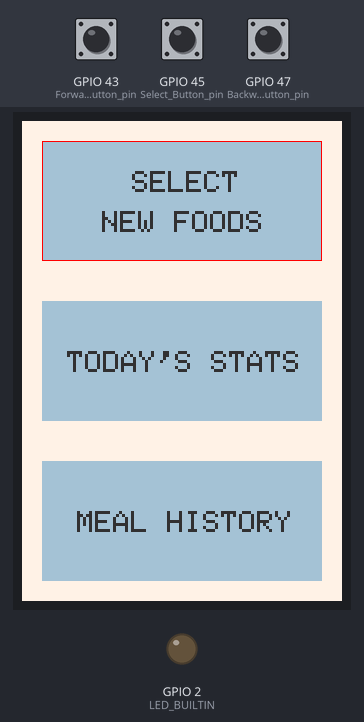
The sketch below on a simulated ESP32. Parts: 320×480 colour display, output pins drawn as LEDs (lit = HIGH). Inputs (shaded band) come from the test bench; at power-on: GPIO 43 (Forward_Button_pin) HIGH, GPIO 45 (Select_Button_pin) HIGH, GPIO 47 (Backward_Button_pin) HIGH.

Above: at 1.6 s.
1.7 s: GPIO 43 (Forward_Button_pin) pulled LOW for 0.15 s
At 2.7 s:
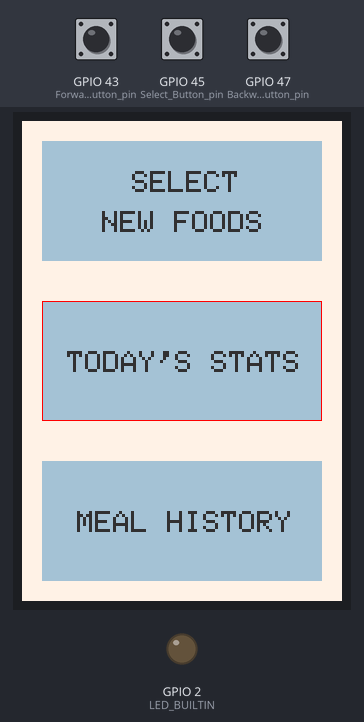
3.6 s: GPIO 43 (Forward_Button_pin) pulled LOW for 1 s
At 5.4 s:
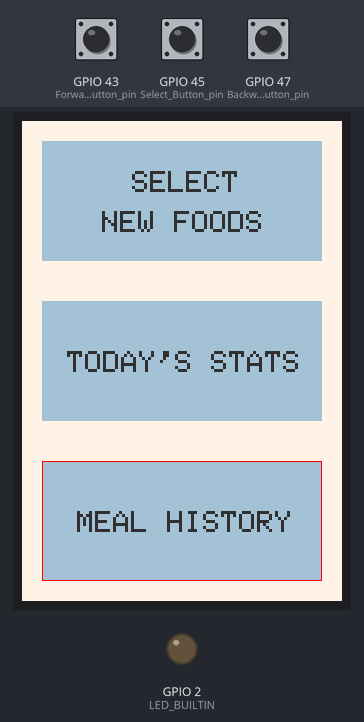
6.4 s: GPIO 45 (Select_Button_pin) pulsed LOW 5 times (0.12 s each, 0.3 s apart)
At 8.2 s:
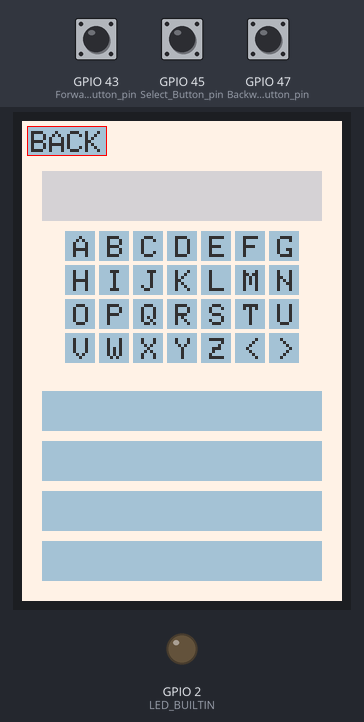
Timing chart, 0 to 9.7 s (numbered marks = the images above; inputs shaded):
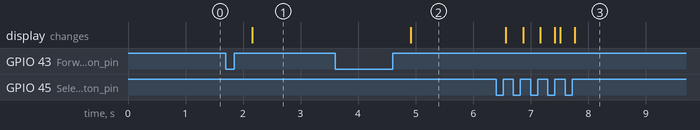

Measured:
- after the input at 1.7 s, the display: changes after 0.46 s (image 1)
- after the input at 3.6 s, the display: changes after 1.3 s (image 2)
- after the input at 6.4 s, the display: first changes after 0.17 s (image 3 shows a later state)

The sketch:

Quick_navigation_and_food_select_screen_design.ino
```cpp
#include "SPI.h"
#include "TFT_eSPI.h"

TFT_eSPI tft = TFT_eSPI();

const int Backward_Button_pin = 47;
const int Select_Button_pin = 45;
const int Forward_Button_pin = 43;
int Forward_Button_State = 0; //0 for off and 1 for on
int Backward_Button_State = 0;
int Select_Button_State = 0;
uint32_t bgColor = 0xFF9C;  // Soft Beige
uint32_t btnColor = 0xA61A; // Soft Blue
uint32_t textColor = 0x3186; // Dark Gray
uint32_t txtboxColor = 0xD69A; //Muted Blue
uint32_t highlightColor = TFT_RED; //0xCE7D; //Light Soft Blue
int selection_index = 1;
char screen_phase = 'H';

void setup() {
  tft.init();
  tft.setRotation(2);
  TFT_home_screen();
  TFT_border_highlight();
  pinMode( Backward_Button_pin, INPUT_PULLUP);
  pinMode( Forward_Button_pin, INPUT_PULLUP);
  pinMode(Select_Button_pin, INPUT_PULLUP);
  pinMode(LED_BUILTIN, OUTPUT);
  digitalWrite(LED_BUILTIN, LOW);
}

void loop() {
  button_check();

}

void button_check() {
  if (Forward_Button_State == 0) {
    if (digitalRead(Forward_Button_pin) == LOW) {
      Forward_Button_State = 1;
      delay(50);
    }
  } else {
    if (digitalRead(Forward_Button_pin) == HIGH) {
      Forward_Button_State = 0;
      delay(50);
      process_forward_button_press();
    }
  }

  if (Backward_Button_State == 0) {
    if (digitalRead(Backward_Button_pin) == LOW) {
      Backward_Button_State = 1;
      delay(50);
    }
  } else {
    if (digitalRead(Backward_Button_pin) == HIGH) {
      Backward_Button_State = 0;
      delay(50);
      process_backward_button_press();
    }
  }

  if (Select_Button_State == 0) {
    if (digitalRead(Select_Button_pin) == LOW) {
      Select_Button_State = 1;
      delay(50);
    }
  } else {
    if (digitalRead(Select_Button_pin) == HIGH) {
      Select_Button_State = 0;
      delay(50);
      process_select_button_press();
    }
  }
}

void process_forward_button_press() {
  if (screen_phase  == 'H') {if (selection_index < 3) {selection_index++;}}
  else if (screen_phase == 'S') {if (selection_index < 33) {selection_index++;}}

  TFT_refresh();
}

void process_backward_button_press() {
  if (selection_index > 1) {selection_index--;}

  TFT_refresh();
}

void process_select_button_press() {
  if (screen_phase == 'H') {
    if (selection_index == 1) {screen_phase = 'S';}
  }

  selection_index = 1;
  TFT_refresh();
}

void TFT_border_highlight() {
  if (screen_phase == 'H') {
    if (selection_index == 1) {tft.drawRect(20, 20, 280, 120, highlightColor);}
    else if (selection_index == 2) {tft.drawRect(20, 180, 280, 120, highlightColor);}
    else if (selection_index == 3) {tft.drawRect(20, 340, 280, 120, highlightColor);}

  } else if (screen_phase == 'S') {
    if (selection_index == 1) { tft.drawRect(5, 5, 80, 30, highlightColor); }
    else if (selection_index == 2) { tft.drawRect(43, 110, 30, 30, highlightColor); }
    else if (selection_index == 3) { tft.drawRect(77, 110, 30, 30, highlightColor); }
    else if (selection_index == 4) { tft.drawRect(111, 110, 30, 30, highlightColor); }
    else if (selection_index == 5) { tft.drawRect(145, 110, 30, 30, highlightColor); }
    else if (selection_index == 6) { tft.drawRect(179, 110, 30, 30, highlightColor); }
    else if (selection_index == 7) { tft.drawRect(213, 110, 30, 30, highlightColor); }
    else if (selection_index == 8) { tft.drawRect(247, 110, 30, 30, highlightColor); }
    else if (selection_index == 9) { tft.drawRect(43, 144, 30, 30, highlightColor); }
    else if (selection_index == 10) { tft.drawRect(77, 144, 30, 30, highlightColor); }
    else if (selection_index == 11) { tft.drawRect(111, 144, 30, 30, highlightColor); }
    else if (selection_index == 12) { tft.drawRect(145, 144, 30, 30, highlightColor); }
    else if (selection_index == 13) { tft.drawRect(179, 144, 30, 30, highlightColor); }
    else if (selection_index == 14) { tft.drawRect(213, 144, 30, 30, highlightColor); }
    else if (selection_index == 15) { tft.drawRect(247, 144, 30, 30, highlightColor); }
    else if (selection_index == 16) { tft.drawRect(43, 178, 30, 30, highlightColor); }
    else if (selection_index == 17) { tft.drawRect(77, 178, 30, 30, highlightColor); }
    else if (selection_index == 18) { tft.drawRect(111, 178, 30, 30, highlightColor); }
    else if (selection_index == 19) { tft.drawRect(145, 178, 30, 30, highlightColor); }
    else if (selection_index == 20) { tft.drawRect(179, 178, 30, 30, highlightColor); }
    else if (selection_index == 21) { tft.drawRect(213, 178, 30, 30, highlightColor); }
    else if (selection_index == 22) { tft.drawRect(247, 178, 30, 30, highlightColor); }
    else if (selection_index == 23) { tft.drawRect(43, 212, 30, 30, highlightColor); }
    else if (selection_index == 24) { tft.drawRect(77, 212, 30, 30, highlightColor); }
    else if (selection_index == 25) { tft.drawRect(111, 212, 30, 30, highlightColor); }
    else if (selection_index == 26) { tft.drawRect(145, 212, 30, 30, highlightColor); }
    else if (selection_index == 27) { tft.drawRect(179, 212, 30, 30, highlightColor); }
    else if (selection_index == 28) { tft.drawRect(213, 212, 30, 30, highlightColor); }
    else if (selection_index == 29) { tft.drawRect(247, 212, 30, 30, highlightColor); }
    else if (selection_index == 30) { tft.drawRect(20, 270, 280, 40, highlightColor); }
    else if (selection_index == 31) { tft.drawRect(20, 320, 280, 40, highlightColor); }
    else if (selection_index == 32) { tft.drawRect(20, 370, 280, 40, highlightColor); }
    else if (selection_index == 33) { tft.drawRect(20, 420, 280, 40, highlightColor); }
  }
}

void TFT_refresh() {
  if (screen_phase == 'H') {TFT_home_screen();}
  else if (screen_phase == 'S') {TFT_food_select();}

  TFT_border_highlight();
}

void TFT_food_select() {
  tft.setTextColor(textColor);
  tft.setTextSize(3);

  //background
    tft.fillRect(0, 0, 320, 480, bgColor);

  //text box
    tft.fillRect(20, 50, 280, 50, txtboxColor);

  //buttons
    //back button
      tft.fillRect(5, 5, 80, 30, btnColor);
      tft.setCursor(9, 10);
      tft.print("BACK");

    // Key board
      // A - G
        tft.fillRect(43, 110, 30, 30, btnColor);
        tft.setCursor(51, 115);
        tft.print('A');

        tft.fillRect(77, 110, 30, 30, btnColor);
        tft.setCursor(85, 115);
        tft.print('B');

        tft.fillRect(111, 110, 30, 30, btnColor);
        tft.setCursor(119, 115);
        tft.print('C');

        tft.fillRect(145, 110, 30, 30, btnColor);
        tft.setCursor(153, 115);
        tft.print('D');

        tft.fillRect(179, 110, 30, 30, btnColor);
        tft.setCursor(187, 115);
        tft.print('E');

        tft.fillRect(213, 110, 30, 30, btnColor);
        tft.setCursor(221, 115);
        tft.print('F');

        tft.fillRect(247, 110, 30, 30, btnColor);
        tft.setCursor(255, 115);
        tft.print('G');


      // H - N
        tft.fillRect(43, 144, 30, 30, btnColor);
        tft.setCursor(51, 149);
        tft.print('H');

        tft.fillRect(77, 144, 30, 30, btnColor);
        tft.setCursor(85, 149);
        tft.print('I');

        tft.fillRect(111, 144, 30, 30, btnColor);
        tft.setCursor(119, 149);
        tft.print('J');

        tft.fillRect(145, 144, 30, 30, btnColor);
        tft.setCursor(153, 149);
        tft.print('K');

        tft.fillRect(179, 144, 30, 30, btnColor);
        tft.setCursor(187, 149);
        tft.print('L');

        tft.fillRect(213, 144, 30, 30, btnColor);
        tft.setCursor(221, 149);
        tft.print('M');

        tft.fillRect(247, 144, 30, 30, btnColor);
        tft.setCursor(255, 149);
        tft.print('N');

      // O - U
        tft.fillRect(43, 178, 30, 30, btnColor);
        tft.setCursor(51, 183);
        tft.print('O');

        tft.fillRect(77, 178, 30, 30, btnColor);
        tft.setCursor(85, 183);
        tft.print('P');

        tft.fillRect(111, 178, 30, 30, btnColor);
        tft.setCursor(119, 183);
        tft.print('Q');

        tft.fillRect(145, 178, 30, 30, btnColor);
        tft.setCursor(153, 183);
        tft.print('R');

        tft.fillRect(179, 178, 30, 30, btnColor);
        tft.setCursor(187, 183);
        tft.print('S');

        tft.fillRect(213, 178, 30, 30, btnColor);
        tft.setCursor(221, 183);
        tft.print('T');

        tft.fillRect(247, 178, 30, 30, btnColor);
        tft.setCursor(255, 183);
        tft.print('U');

      // V - Z + Extra keys
        tft.fillRect(43, 212, 30, 30, btnColor);
        tft.setCursor(51, 217);
        tft.print('V');

        tft.fillRect(77, 212, 30, 30, btnColor);
        tft.setCursor(85, 217);
        tft.print('W');

        tft.fillRect(111, 212, 30, 30, btnColor);
        tft.setCursor(119, 217);
        tft.print('X');

        tft.fillRect(145, 212, 30, 30, btnColor);
        tft.setCursor(153, 217);
        tft.print('Y');

        tft.fillRect(179, 212, 30, 30, btnColor);
        tft.setCursor(187, 217);
        tft.print('Z');

        tft.fillRect(213, 212, 30, 30, btnColor);
        tft.setCursor(221, 217);
        tft.print('<');

        tft.fillRect(247, 212, 30, 30, btnColor);
        tft.setCursor(255, 217);
        tft.print('>');

    //food options
      //food 1
       tft.fillRect(20, 270, 280, 40, btnColor);
       //food 2
       tft.fillRect(20, 320, 280, 40, btnColor);
       //food 3
       tft.fillRect(20, 370, 280, 40, btnColor);
       //food 4
       tft.fillRect(20, 420, 280, 40, btnColor);

}

void TFT_home_screen() {
  tft.setTextColor(textColor);
  tft.setTextSize(3);

  //background
  tft.fillRect(0, 0, 320, 480, bgColor);

  //buttons
    //first button
      tft.fillRect(20, 20, 280, 120, btnColor);
      tft.setCursor(110, 50);
      tft.print("SELECT");
      tft.setCursor(80, 90);
      tft.print("NEW FOODS");

    //second button
      tft.fillRect(20, 180, 280, 120, btnColor);
      tft.setCursor(45, 230);
      tft.print("TODAY'S STATS");

    //third button
      tft.fillRect(20, 340, 280, 120, btnColor);
      tft.setCursor(55, 390);
      tft.print("MEAL HISTORY");
}
```
